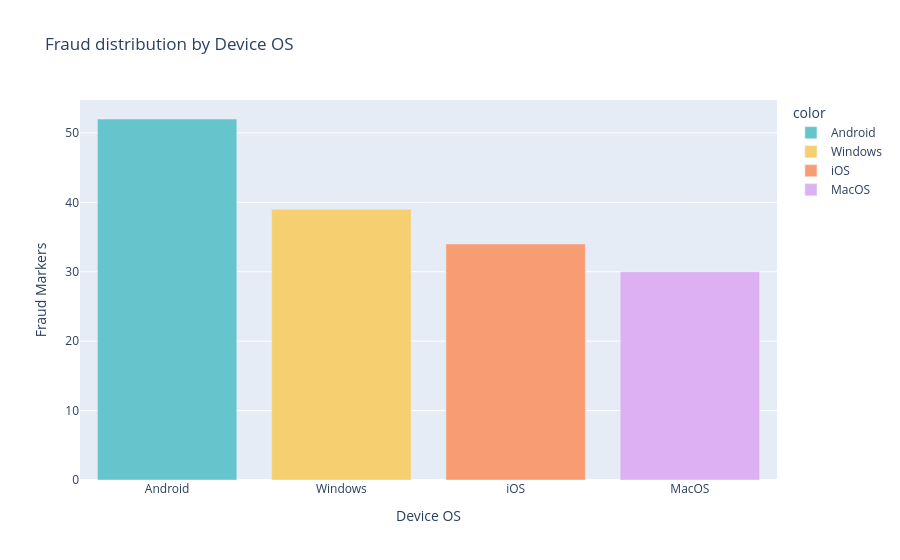

The code cell stored with this chart in its notebook:
### Code cell
fig = px.bar(x=fraud['Device_OS'].value_counts().index,
             y=fraud['Device_OS'].value_counts().values,
             color=fraud['Device_OS'].value_counts().index,
             title = "Fraud distribution by Device OS",
             labels = {'x': 'Device OS', 'y': 'Fraud Markers'},
             color_discrete_sequence= px.colors.qualitative.Pastel)
fig.update_layout(xaxis={'categoryorder': 'total descending'})
fig.show()

### Figure 1 — Plotly figure (JSON) as saved in the notebook; plotly's stock layout.template omitted (floating-point values rounded to 4 significant figures)
{"data": [{"hovertemplate": "color=Android<br>Device OS=%{x}<br>Fraud Markers=%{y}<extra></extra>", "legendgroup": "Android", "marker": {"color": "rgb(102, 197, 204)", "pattern": {"shape": ""}}, "name": "Android", "orientation": "v", "showlegend": true, "textposition": "auto", "type": "bar", "x": ["Android"], "xaxis": "x", "y": [52], "yaxis": "y"}, {"hovertemplate": "color=Windows<br>Device OS=%{x}<br>Fraud Markers=%{y}<extra></extra>", "legendgroup": "Windows", "marker": {"color": "rgb(246, 207, 113)", "pattern": {"shape": ""}}, "name": "Windows", "orientation": "v", "showlegend": true, "textposition": "auto", "type": "bar", "x": ["Windows"], "xaxis": "x", "y": [39], "yaxis": "y"}, {"hovertemplate": "color=iOS<br>Device OS=%{x}<br>Fraud Markers=%{y}<extra></extra>", "legendgroup": "iOS", "marker": {"color": "rgb(248, 156, 116)", "pattern": {"shape": ""}}, "name": "iOS", "orientation": "v", "showlegend": true, "textposition": "auto", "type": "bar", "x": ["iOS"], "xaxis": "x", "y": [34], "yaxis": "y"}, {"hovertemplate": "color=MacOS<br>Device OS=%{x}<br>Fraud Markers=%{y}<extra></extra>", "legendgroup": "MacOS", "marker": {"color": "rgb(220, 176, 242)", "pattern": {"shape": ""}}, "name": "MacOS", "orientation": "v", "showlegend": true, "textposition": "auto", "type": "bar", "x": ["MacOS"], "xaxis": "x", "y": [30], "yaxis": "y"}], "layout": {"barmode": "relative", "legend": {"title": {"text": "color"}, "tracegroupgap": 0}, "title": {"text": "Fraud distribution by Device OS"}, "xaxis": {"anchor": "y", "categoryorder": "total descending", "domain": [0, 1], "title": {"text": "Device OS"}}, "yaxis": {"anchor": "x", "domain": [0, 1], "title": {"text": "Fraud Markers"}}}}
